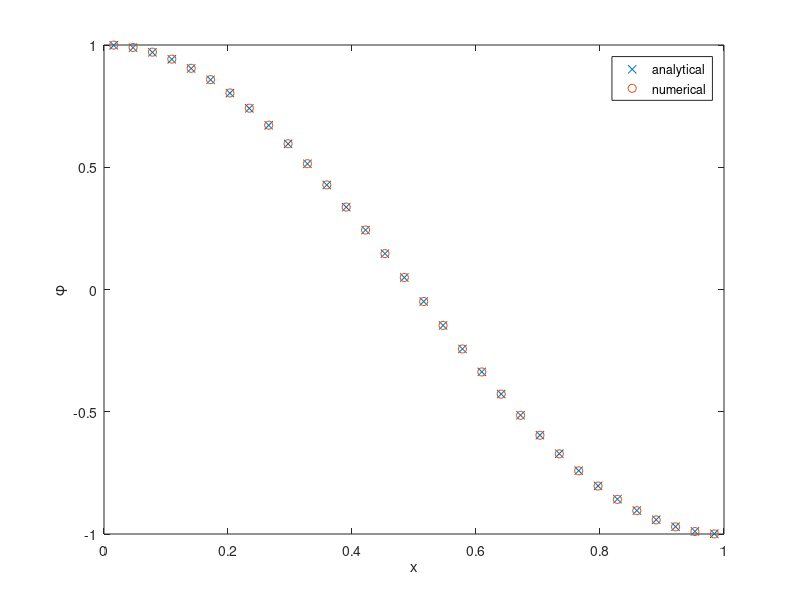

Source code (MATLAB):

% solve 1D Poisson problem by centered finite differences on a 
% cell-centered uniform grid with DFT (Discrete Fourier Transform) or DCT
% (Discrete Cosine transform)

% A. Nitti, Polytechnic University of Bari (2024)

clc
clear
close all


% create grid
N=32;
dx=1/N;
x=dx/2:dx:1-dx/2;

% formulate a solution and retrieve corresponding right-hand side
% ua=sin(2*pi.*x);                                % DFT case
% f=-4*pi^2.*sin(2*pi.*x);
ua=cos(pi.*x);                                % DCT case
f=-pi^2.*cos(pi.*x);

% modified wavenumber
kx=0:N-1;
% mx=2*(cos(2*pi.*kx/N)-1)./dx^2;                                % DFT case
mx=2*(cos(pi.*kx/N)-1)./dx^2;                                % DCT case

% apply DFT
% fhat=fft(f);                                % DFT case
fhat=dct(f);                                % DCT case

% solve
uhat=fhat./mx;
uhat(1)=0;

% u=real(ifft(uhat));                                % DFT case
u=idct(uhat);                                % DCT case

figure
plot(x,ua,'x')
hold on
plot(x,u,'o')
xlabel('x');
ylabel('\phi');
legend('analytical','numerical');

